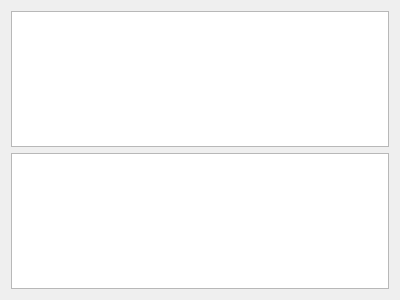
<?xml version="1.0" encoding="UTF-8"?>
<ui version="4.0">
 <class>MagnificationMapView</class>
 <widget class="QWidget" name="MagnificationMapView">
  <property name="geometry">
   <rect>
    <x>0</x>
    <y>0</y>
    <width>400</width>
    <height>300</height>
   </rect>
  </property>
  <property name="windowTitle">
   <string>MagnificationMapView</string>
  </property>
  <layout class="QVBoxLayout" name="verticalLayout">
   <item>
    <widget class="GraphicsLayoutWidget" name="imgPane"/>
   </item>
   <item>
    <widget class="GradientWidget" name="gradientWidget"/>
   </item>
  </layout>
 </widget>
 <layoutdefault spacing="6" margin="11"/>
 <customwidgets>
  <customwidget>
   <class>GradientWidget</class>
   <extends>QGraphicsView</extends>
   <header>pyqtgraph.h</header>
  </customwidget>
  <customwidget>
   <class>GraphicsLayoutWidget</class>
   <extends>QGraphicsView</extends>
   <header>pyqtgraph.h</header>
  </customwidget>
 </customwidgets>
 <resources/>
 <connections/>
</ui>
